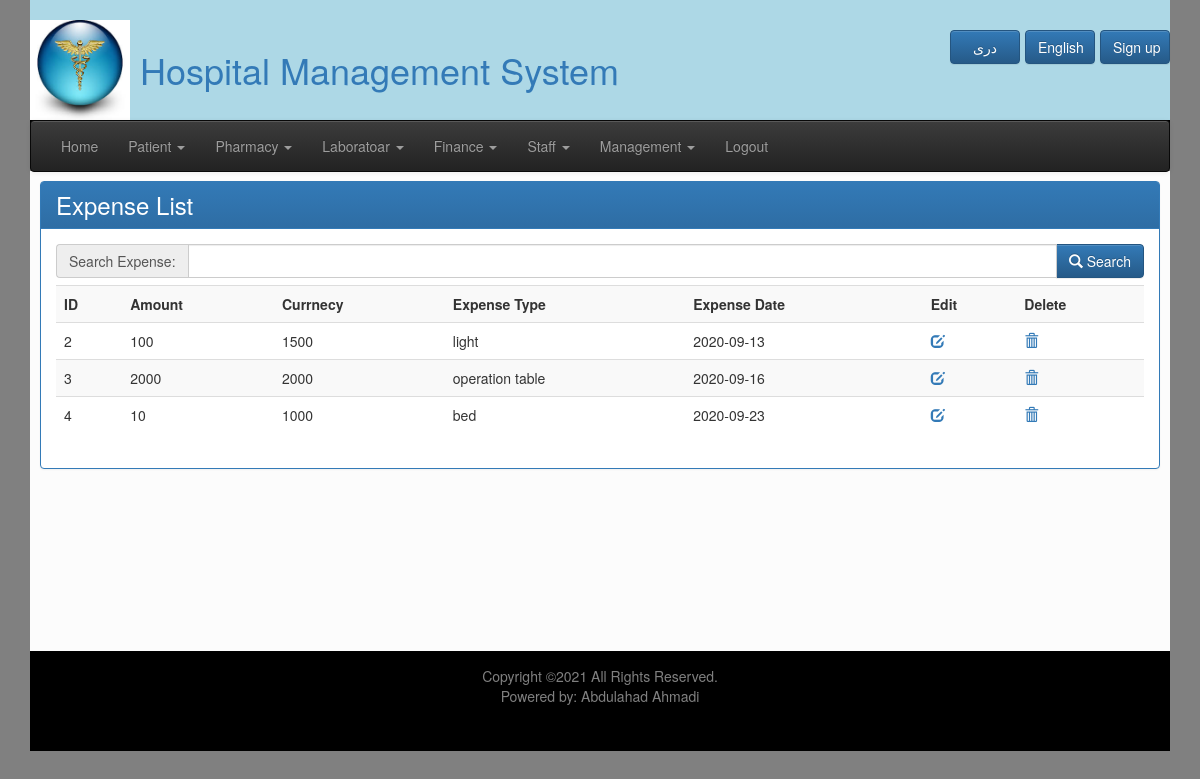
The app's page /expense_list.php (signed in) with its own data.
### tables this page shows
CREATE TABLE `expense` (
  `expense_id` int(11) NOT NULL,
  `amount` int(11) NOT NULL,
  `currency` char(20) NOT NULL,
  `expense_type` varchar(64) NOT NULL,
  `expense_date` date NOT NULL
);

### expense_list.php (the view, shortened to what this page needs)
<?php require_once("connection.php"); ?>
<?php
    $condition = "";
    $expense = mysqli_query($con, "SELECT * FROM expense $condition");
    $row_expense = mysqli_fetch_assoc($expense);
    $totalRows_expense =  mysqli_num_rows($expense);
?>
<?php require_once("top.php"); ?>
<!DOCTYPE html>
<html lang="en">
<head>
</head>
<body>
        <div class="panel panel-primary">
            <div class="panel-heading">
                <h1>Expense List</h1>
            </div>
            <div class="panel-body">
            <form>
                <div class="input-group">
                    <span class="input-group-addon">
                        Search Expense:
                    </span>
                        <input class="form-control" type="text" name="search">
                <span class="input-group-btn">
                    <button class="btn btn-primary" type="submit">
                        <span class="glyphicon glyphicon-search"></span> Search
                    </button>
                </span>
                </div>
            </form>
            <?php if($totalRows_expense > 0) {  ?>
            <div class="table-responsive">
                <table class="table table-striped">
                    <tr>
                        <th>ID</th>
                        <th>Amount</th>
                        <th>Currnecy</th>
                        <th>Expense Type</th>
                        <th>Expense Date</th>
                        <th>Edit</th>
                        <th>Delete</th>
                    </tr>
            <?php do{  ?>
                    <tr>
                        <td><?php echo $row_expense["expense_id"]; ?></td>
                        <td><?php echo $row_expense["amount"]; ?></td>
                        <td><?php echo $row_expense["currency"]; ?></td>
                        <td><?php echo $row_expense["expense_type"]; ?></td>
                        <td><?php echo $row_expense["expense_date"]; ?></td>
                        <td>
                            <a href="expense_edit.php?expense_id=<?php echo $row_expense["expense_id"]; ?>">
                                <span class="glyphicon glyphicon-edit"></span>
                            </a>
                        </td>
                        <td>
                            <a class="delete" href="expense_delete.php?expense_id=<?php echo $row_expense["expense_id"]; ?>">
                                <span class="glyphicon glyphicon-trash "></span>
                            </a>
                        </td>
                    </tr>
            <?php }while($row_expense = mysqli_fetch_assoc($expense)); ?>
                </table>
                </div>
            <?php }?>
            </div>
        </div>
</body>
</html>
<?php require_once("footer.php"); ?>

### css/style.css (style rules this page uses)
#content h1 { margin: 0%; }
.input-group { margin-bottom: 7px; }
.panel-heading h1 { margin: 0; font-size: 24px; margin-bottom: 0 !important; }
.input-group-addon { width: 110px; }
.input-group { width: 100%; }

### top.php (style rules this page uses)
body { background-color: gray; }

### records on screen
expense: expense_id "2", amount "100", currency "1500", expense_type "light", expense_date "2020-09-13"
expense: expense_id "3", amount "2000", currency "2000", expense_type "operation table", expense_date "2020-09-16"
expense: expense_id "4", amount "10", currency "1000", expense_type "bed", expense_date "2020-09-23"
